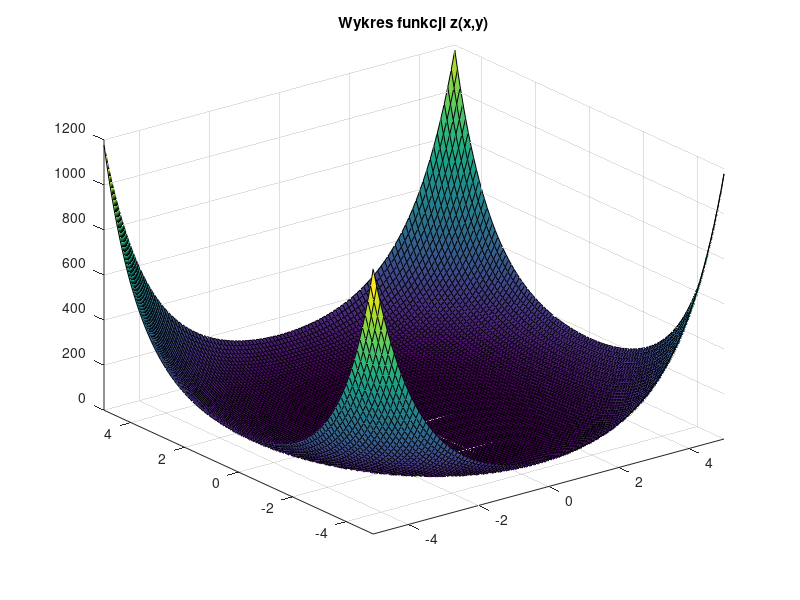

This figure's MATLAB source:
[x,y] = meshgrid(-5:0.1:5, -5:0.1:5);
z = (x-y).*(x+y) + exp(sqrt(x.^2 + y.^2));

figure
surf(x,y,z)
grid on
axis([-5 5 -5 5])
title('Wykres funkcji z(x,y)')
